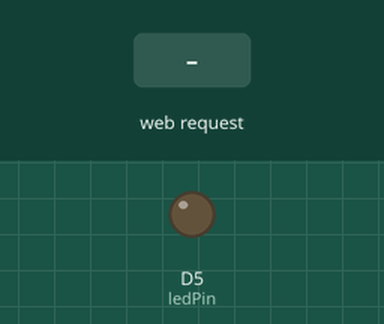
Simulated run of this sketch. Board: ESP8266 (NodeMCU). Shown: output pins drawn as LEDs (lit = HIGH). Inputs (shaded band) come from the test bench. WiFi joins after 1.5 s; servers stay silent unless stated; what the sketch prints to the serial monitor is not drawn.

Above: at 2.7 s.
2.8 s: HTTP request GET /LED=ON received
At 3.5 s:
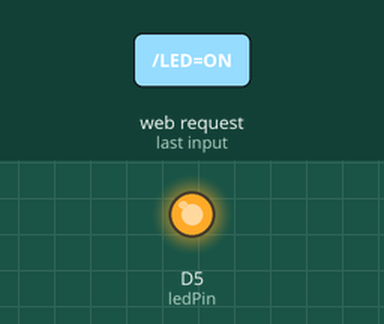
4.3 s: HTTP request GET /LED=OFF received
At 4.6 s:
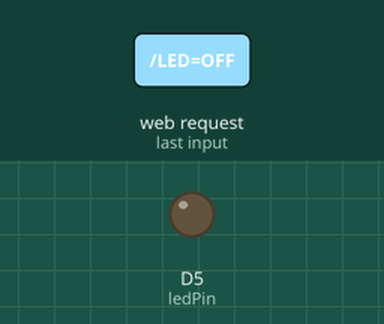
Timing chart, 0 to 7.3 s (numbered marks = the images above; inputs shaded):
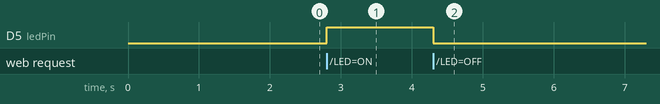

Measured:
- after the input at 2.8 s, D5 (ledPin): LOW → HIGH at once
- after the input at 4.3 s, D5 (ledPin): HIGH → LOW at once

The sketch:

Project_1_Kontrol_LED.ino
```cpp
/*************************************
 * Program : Project 1 Kontrol LED
 * Input : -
 * Output : LED1
 * Iot Kontrol LED 1 Channel Relay
 * SMKN 2 Probolinggo
 * ***********************************/

#include <ESP8266WiFi.h>
const char* ssid = "ssidwifianda"; //ganti dengan ssid jaringan wifi anda
const char* password = "passwordwifianda"; //ganti dengan password jaringan wifi anda

int ledPin = D5;
WiFiServer server(80);

void setup() {
  Serial.begin(115200);
  delay(10);
  pinMode(ledPin, OUTPUT);
  digitalWrite(ledPin, LOW);
  Serial.println();
  Serial.println();
  Serial.print("Connecting to ");
  Serial.println(ssid);
  WiFi.begin(ssid, password);

  while (WiFi.status() != WL_CONNECTED) {
    delay(500);
    Serial.print(".");
  }
  Serial.println("");
  Serial.println("WiFi tersambung");
  server.begin();
  Serial.println("Server dimulai");
  Serial.print("Gunakan URL ini untuk tersambung: ");
  Serial.print("http://");
  Serial.print(WiFi.localIP());
  Serial.println("/");
}

void loop() {
  WiFiClient client = server.available();
  if (!client) {
    return;
  }

  Serial.println("client baru");
  while(!client.available()){
    delay(1);
  }

  String request = client.readStringUntil('\r');
  Serial.println(request);
  client.flush();

  int value = LOW;
  if (request.indexOf("/LED=ON") != -1)  {
    digitalWrite(ledPin, HIGH);
    value = HIGH;
  }
  if (request.indexOf("/LED=OFF") != -1)  {
    digitalWrite(ledPin, LOW);
    value = LOW;
  }

  client.println("HTTP/1.1 200 OK");
  client.println("Content-Type: text/html");
  client.println(""); //  do not forget this one
  client.println("<!DOCTYPE HTML>");
  client.println("<html>");

  client.print("Led sekarang: ");

  if(value == HIGH) {
    client.print("On");
  } else {
    client.print("Off");
  }
  client.println("<br><br>");
  client.println("<a href=\"/LED=ON\"\"><button>Nyalakan </button></a>");
  client.println("<a href=\"/LED=OFF\"\"><button>Matikan </button></a><br />");
  client.println("</html>");
  delay(1);
  Serial.println("Client Terputus");
  Serial.println("");
}
```
